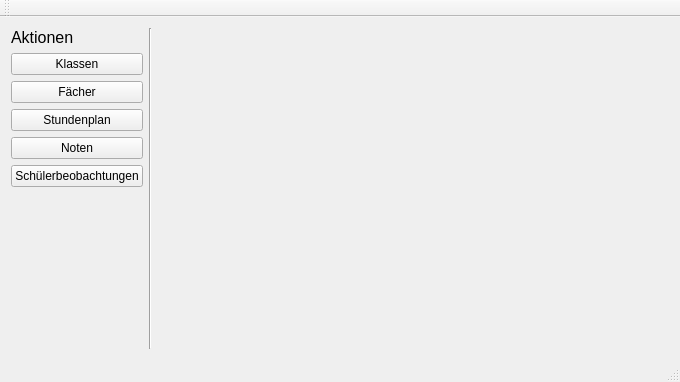
<?xml version="1.0" encoding="UTF-8"?>
<ui version="4.0">
 <class>MainWindow</class>
 <widget class="QMainWindow" name="MainWindow">
  <property name="geometry">
   <rect>
    <x>0</x>
    <y>0</y>
    <width>680</width>
    <height>382</height>
   </rect>
  </property>
  <property name="windowTitle">
   <string>MainWindow</string>
  </property>
  <widget class="QWidget" name="centralWidget">
   <layout class="QHBoxLayout" name="horizontalLayout">
    <item>
     <layout class="QVBoxLayout" name="verticalLayout">
      <item>
       <widget class="QLabel" name="label_5">
        <property name="font">
         <font>
          <pointsize>12</pointsize>
         </font>
        </property>
        <property name="text">
         <string>Aktionen</string>
        </property>
       </widget>
      </item>
      <item>
       <widget class="QPushButton" name="actionButtonClasses">
        <property name="text">
         <string>Klassen</string>
        </property>
        <property name="flat">
         <bool>false</bool>
        </property>
       </widget>
      </item>
      <item>
       <widget class="QPushButton" name="actionButtonLessons">
        <property name="text">
         <string>Fächer</string>
        </property>
        <property name="flat">
         <bool>false</bool>
        </property>
       </widget>
      </item>
      <item>
       <widget class="QPushButton" name="actionButtonSchedule">
        <property name="text">
         <string>Stundenplan</string>
        </property>
       </widget>
      </item>
      <item>
       <widget class="QPushButton" name="pushButton_7">
        <property name="text">
         <string>Noten</string>
        </property>
        <property name="flat">
         <bool>false</bool>
        </property>
       </widget>
      </item>
      <item>
       <widget class="QPushButton" name="pushButton_8">
        <property name="text">
         <string>Schülerbeobachtungen</string>
        </property>
        <property name="flat">
         <bool>false</bool>
        </property>
       </widget>
      </item>
      <item>
       <spacer name="verticalSpacer">
        <property name="orientation">
         <enum>Qt::Vertical</enum>
        </property>
        <property name="sizeHint" stdset="0">
         <size>
          <width>20</width>
          <height>40</height>
         </size>
        </property>
       </spacer>
      </item>
     </layout>
    </item>
    <item>
     <widget class="Line" name="line">
      <property name="orientation">
       <enum>Qt::Vertical</enum>
      </property>
     </widget>
    </item>
    <item>
     <widget class="QStackedWidget" name="main">
      <property name="currentIndex">
       <number>4</number>
      </property>
      <widget class="QWidget" name="page">
       <layout class="QHBoxLayout" name="horizontalLayout_2">
        <item>
         <widget class="QLabel" name="label">
          <property name="text">
           <string>&lt;html&gt;&lt;head/&gt;&lt;body&gt;&lt;p&gt;Choose your action&lt;/p&gt;&lt;/body&gt;&lt;/html&gt;</string>
          </property>
          <property name="textFormat">
           <enum>Qt::RichText</enum>
          </property>
         </widget>
        </item>
       </layout>
      </widget>
      <widget class="QWidget" name="classes_view">
       <layout class="QVBoxLayout" name="verticalLayout_4">
        <item>
         <layout class="QHBoxLayout" name="horizontalLayout_3">
          <item>
           <widget class="QLabel" name="label_2">
            <property name="font">
             <font>
              <pointsize>12</pointsize>
             </font>
            </property>
            <property name="text">
             <string>Klassen</string>
            </property>
           </widget>
          </item>
          <item>
           <spacer name="horizontalSpacer">
            <property name="orientation">
             <enum>Qt::Horizontal</enum>
            </property>
            <property name="sizeHint" stdset="0">
             <size>
              <width>40</width>
              <height>20</height>
             </size>
            </property>
           </spacer>
          </item>
          <item>
           <widget class="QPushButton" name="addSchoolButton">
            <property name="text">
             <string>Schule hinzufügen</string>
            </property>
           </widget>
          </item>
         </layout>
        </item>
        <item>
         <widget class="ClassSelectionWidget" name="classSelectionWidget" native="true"/>
        </item>
        <item>
         <spacer name="verticalSpacer_2">
          <property name="orientation">
           <enum>Qt::Vertical</enum>
          </property>
          <property name="sizeHint" stdset="0">
           <size>
            <width>20</width>
            <height>40</height>
           </size>
          </property>
         </spacer>
        </item>
       </layout>
      </widget>
      <widget class="QWidget" name="page_3">
       <layout class="QVBoxLayout" name="verticalLayout_5">
        <item>
         <widget class="ClassDetailWidget" name="schoolClassDetails" native="true"/>
        </item>
       </layout>
      </widget>
      <widget class="QWidget" name="page_2">
       <layout class="QHBoxLayout" name="horizontalLayout_4">
        <item>
         <widget class="LessonListWidget" name="widget" native="true"/>
        </item>
       </layout>
      </widget>
      <widget class="QWidget" name="page_4">
       <layout class="QHBoxLayout" name="horizontalLayout_5">
        <item>
         <widget class="LessonScheduleWidget" name="widget_2" native="true"/>
        </item>
       </layout>
      </widget>
     </widget>
    </item>
   </layout>
  </widget>
  <widget class="QMenuBar" name="menuBar">
   <property name="geometry">
    <rect>
     <x>0</x>
     <y>0</y>
     <width>680</width>
     <height>19</height>
    </rect>
   </property>
  </widget>
  <widget class="QToolBar" name="mainToolBar">
   <attribute name="toolBarArea">
    <enum>TopToolBarArea</enum>
   </attribute>
   <attribute name="toolBarBreak">
    <bool>false</bool>
   </attribute>
  </widget>
  <widget class="QStatusBar" name="statusBar"/>
  <action name="actionUeber">
   <property name="text">
    <string>Ueber</string>
   </property>
  </action>
 </widget>
 <layoutdefault spacing="6" margin="11"/>
 <customwidgets>
  <customwidget>
   <class>ClassSelectionWidget</class>
   <extends>QWidget</extends>
   <header location="global">src/ui/classselectionwidget.h</header>
   <container>1</container>
   <slots>
    <signal>openSchoolClass(SchoolClass)</signal>
    <slot>addSchool(School)</slot>
   </slots>
  </customwidget>
  <customwidget>
   <class>ClassDetailWidget</class>
   <extends>QWidget</extends>
   <header location="global">src/ui/classdetailwidget.h</header>
   <container>1</container>
  </customwidget>
  <customwidget>
   <class>LessonListWidget</class>
   <extends>QWidget</extends>
   <header location="global">src/ui/lessonlistwidget.h</header>
   <container>1</container>
  </customwidget>
  <customwidget>
   <class>LessonScheduleWidget</class>
   <extends>QWidget</extends>
   <header>src/ui/lessonschedulewidget.h</header>
   <container>1</container>
  </customwidget>
 </customwidgets>
 <resources/>
 <connections>
  <connection>
   <sender>actionButtonClasses</sender>
   <signal>clicked()</signal>
   <receiver>MainWindow</receiver>
   <slot>activateClasses()</slot>
   <hints>
    <hint type="sourcelabel">
     <x>83</x>
     <y>81</y>
    </hint>
    <hint type="destinationlabel">
     <x>339</x>
     <y>190</y>
    </hint>
   </hints>
  </connection>
  <connection>
   <sender>addSchoolButton</sender>
   <signal>clicked()</signal>
   <receiver>MainWindow</receiver>
   <slot>addSchoolAction()</slot>
   <hints>
    <hint type="sourcelabel">
     <x>601</x>
     <y>65</y>
    </hint>
    <hint type="destinationlabel">
     <x>339</x>
     <y>190</y>
    </hint>
   </hints>
  </connection>
  <connection>
   <sender>MainWindow</sender>
   <signal>schoolAdded(School)</signal>
   <receiver>classSelectionWidget</receiver>
   <slot>addSchool(School)</slot>
   <hints>
    <hint type="sourcelabel">
     <x>339</x>
     <y>190</y>
    </hint>
    <hint type="destinationlabel">
     <x>421</x>
     <y>88</y>
    </hint>
   </hints>
  </connection>
  <connection>
   <sender>classSelectionWidget</sender>
   <signal>openSchoolClass(SchoolClass)</signal>
   <receiver>MainWindow</receiver>
   <slot>showClassDetails(SchoolClass)</slot>
   <hints>
    <hint type="sourcelabel">
     <x>421</x>
     <y>88</y>
    </hint>
    <hint type="destinationlabel">
     <x>339</x>
     <y>190</y>
    </hint>
   </hints>
  </connection>
  <connection>
   <sender>actionButtonLessons</sender>
   <signal>clicked()</signal>
   <receiver>MainWindow</receiver>
   <slot>activateLessons()</slot>
   <hints>
    <hint type="sourcelabel">
     <x>83</x>
     <y>109</y>
    </hint>
    <hint type="destinationlabel">
     <x>339</x>
     <y>190</y>
    </hint>
   </hints>
  </connection>
  <connection>
   <sender>actionButtonSchedule</sender>
   <signal>clicked()</signal>
   <receiver>MainWindow</receiver>
   <slot>activateSchedule()</slot>
   <hints>
    <hint type="sourcelabel">
     <x>83</x>
     <y>137</y>
    </hint>
    <hint type="destinationlabel">
     <x>339</x>
     <y>190</y>
    </hint>
   </hints>
  </connection>
 </connections>
 <slots>
  <signal>schoolAdded(School)</signal>
  <slot>activateClasses()</slot>
  <slot>addSchoolAction()</slot>
  <slot>showClassDetails(SchoolClass)</slot>
  <slot>activateLessons()</slot>
  <slot>activateSchedule()</slot>
 </slots>
</ui>
